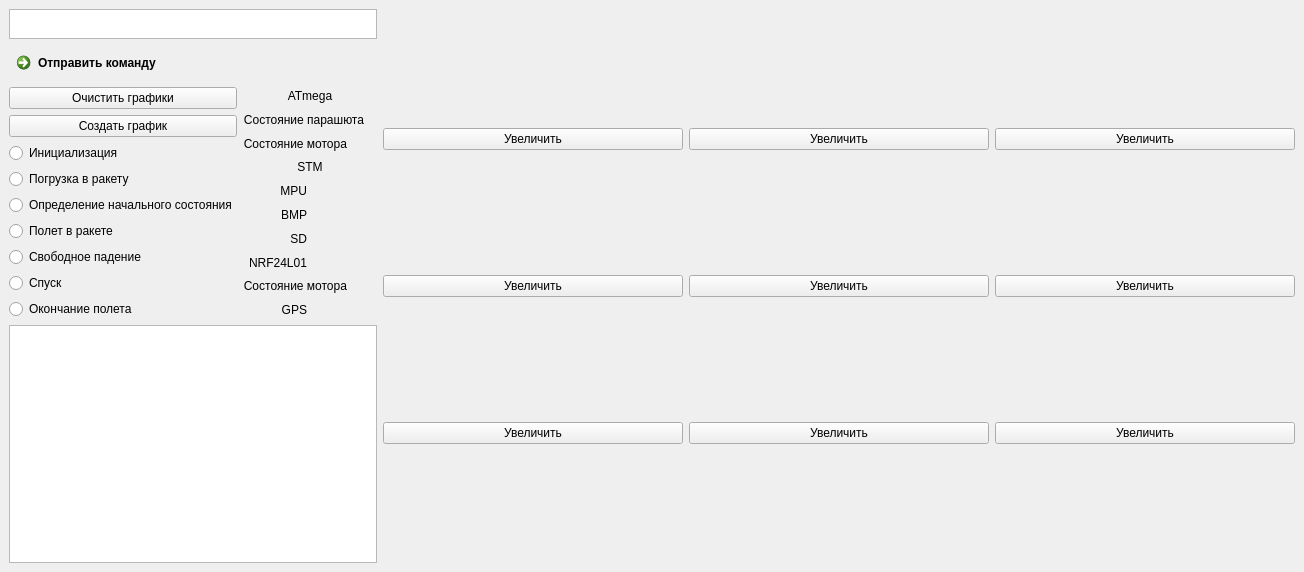
<?xml version="1.0" encoding="UTF-8"?>
<ui version="4.0">
 <class>MainWindow</class>
 <widget class="QMainWindow" name="MainWindow">
  <property name="enabled">
   <bool>true</bool>
  </property>
  <property name="geometry">
   <rect>
    <x>0</x>
    <y>0</y>
    <width>1298</width>
    <height>572</height>
   </rect>
  </property>
  <property name="windowTitle">
   <string>MainWindow</string>
  </property>
  <widget class="QWidget" name="centralwidget">
   <layout class="QHBoxLayout" name="horizontalLayout_2">
    <item>
     <layout class="QVBoxLayout" name="verticalLayout_3">
      <property name="sizeConstraint">
       <enum>QLayout::SetDefaultConstraint</enum>
      </property>
      <item>
       <widget class="QTextBrowser" name="textBrowser">
        <property name="maximumSize">
         <size>
          <width>430</width>
          <height>30</height>
         </size>
        </property>
        <property name="readOnly">
         <bool>false</bool>
        </property>
       </widget>
      </item>
      <item>
       <widget class="QCommandLinkButton" name="commandLinkButton">
        <property name="text">
         <string>Отправить команду</string>
        </property>
       </widget>
      </item>
      <item>
       <layout class="QHBoxLayout" name="horizontalLayout" stretch="0,0">
        <property name="sizeConstraint">
         <enum>QLayout::SetMinimumSize</enum>
        </property>
        <item>
         <layout class="QVBoxLayout" name="verticalLayout_2">
          <item>
           <widget class="QPushButton" name="pushButton_3">
            <property name="maximumSize">
             <size>
              <width>16777215</width>
              <height>16777215</height>
             </size>
            </property>
            <property name="text">
             <string>Очистить графики</string>
            </property>
           </widget>
          </item>
          <item>
           <widget class="QPushButton" name="pushButton">
            <property name="maximumSize">
             <size>
              <width>16777215</width>
              <height>16777215</height>
             </size>
            </property>
            <property name="text">
             <string>Создать график</string>
            </property>
           </widget>
          </item>
          <item>
           <layout class="QHBoxLayout" name="horizontalLayout_9">
            <item>
             <widget class="QRadioButton" name="Init">
              <property name="text">
               <string>Инициализация</string>
              </property>
             </widget>
            </item>
           </layout>
          </item>
          <item>
           <layout class="QHBoxLayout" name="horizontalLayout_8">
            <item>
             <widget class="QRadioButton" name="keep_in_rocket">
              <property name="text">
               <string>Погрузка в ракету</string>
              </property>
             </widget>
            </item>
           </layout>
          </item>
          <item>
           <layout class="QHBoxLayout" name="horizontalLayout_10">
            <item>
             <widget class="QRadioButton" name="zero_states">
              <property name="text">
               <string>Определение начального состояния</string>
              </property>
             </widget>
            </item>
           </layout>
          </item>
          <item>
           <layout class="QHBoxLayout" name="horizontalLayout_11">
            <item>
             <widget class="QRadioButton" name="fly">
              <property name="text">
               <string>Полет в ракете</string>
              </property>
             </widget>
            </item>
           </layout>
          </item>
          <item>
           <layout class="QHBoxLayout" name="horizontalLayout_12">
            <item>
             <widget class="QRadioButton" name="fall">
              <property name="text">
               <string>Свободное падение</string>
              </property>
             </widget>
            </item>
           </layout>
          </item>
          <item>
           <layout class="QHBoxLayout" name="horizontalLayout_13">
            <item>
             <widget class="QRadioButton" name="slow_falling">
              <property name="text">
               <string>Спуск</string>
              </property>
             </widget>
            </item>
           </layout>
          </item>
          <item>
           <layout class="QHBoxLayout" name="horizontalLayout_14">
            <item>
             <widget class="QRadioButton" name="the_end">
              <property name="text">
               <string>Окончание полета</string>
              </property>
             </widget>
            </item>
           </layout>
          </item>
         </layout>
        </item>
        <item>
         <layout class="QVBoxLayout" name="verticalLayout_5">
          <item>
           <widget class="QLabel" name="label_5">
            <property name="text">
             <string>ATmega</string>
            </property>
            <property name="alignment">
             <set>Qt::AlignCenter</set>
            </property>
           </widget>
          </item>
          <item>
           <layout class="QHBoxLayout" name="horizontalLayout_6">
            <item>
             <widget class="QLabel" name="label">
              <property name="text">
               <string>Состояние парашюта</string>
              </property>
              <property name="alignment">
               <set>Qt::AlignRight|Qt::AlignTrailing|Qt::AlignVCenter</set>
              </property>
             </widget>
            </item>
            <item>
             <widget class="QLabel" name="state_para">
              <property name="text">
               <string/>
              </property>
             </widget>
            </item>
           </layout>
          </item>
          <item>
           <layout class="QHBoxLayout" name="horizontalLayout_7">
            <item>
             <widget class="QLabel" name="label_2">
              <property name="text">
               <string>Состояние мотора</string>
              </property>
              <property name="alignment">
               <set>Qt::AlignRight|Qt::AlignTrailing|Qt::AlignVCenter</set>
              </property>
             </widget>
            </item>
            <item>
             <widget class="QLabel" name="state_atm_motor">
              <property name="text">
               <string/>
              </property>
             </widget>
            </item>
           </layout>
          </item>
          <item>
           <widget class="QLabel" name="label_3">
            <property name="layoutDirection">
             <enum>Qt::LeftToRight</enum>
            </property>
            <property name="text">
             <string>STM</string>
            </property>
            <property name="alignment">
             <set>Qt::AlignCenter</set>
            </property>
           </widget>
          </item>
          <item>
           <layout class="QHBoxLayout" name="horizontalLayout_15">
            <item>
             <widget class="QLabel" name="label_4">
              <property name="text">
               <string>MPU</string>
              </property>
              <property name="alignment">
               <set>Qt::AlignRight|Qt::AlignTrailing|Qt::AlignVCenter</set>
              </property>
             </widget>
            </item>
            <item>
             <widget class="QLabel" name="mpu_state">
              <property name="text">
               <string/>
              </property>
             </widget>
            </item>
           </layout>
          </item>
          <item>
           <layout class="QHBoxLayout" name="horizontalLayout_16">
            <item>
             <widget class="QLabel" name="label_10">
              <property name="text">
               <string>BMP</string>
              </property>
              <property name="alignment">
               <set>Qt::AlignRight|Qt::AlignTrailing|Qt::AlignVCenter</set>
              </property>
             </widget>
            </item>
            <item>
             <widget class="QLabel" name="bmp_state">
              <property name="text">
               <string/>
              </property>
             </widget>
            </item>
           </layout>
          </item>
          <item>
           <layout class="QHBoxLayout" name="horizontalLayout_17">
            <item>
             <widget class="QLabel" name="label_11">
              <property name="text">
               <string>SD</string>
              </property>
              <property name="alignment">
               <set>Qt::AlignRight|Qt::AlignTrailing|Qt::AlignVCenter</set>
              </property>
             </widget>
            </item>
            <item>
             <widget class="QLabel" name="sd_state">
              <property name="text">
               <string/>
              </property>
             </widget>
            </item>
           </layout>
          </item>
          <item>
           <layout class="QHBoxLayout" name="horizontalLayout_18">
            <item>
             <widget class="QLabel" name="label_12">
              <property name="text">
               <string>NRF24L01</string>
              </property>
              <property name="alignment">
               <set>Qt::AlignRight|Qt::AlignTrailing|Qt::AlignVCenter</set>
              </property>
             </widget>
            </item>
            <item>
             <widget class="QLabel" name="nrf_state">
              <property name="text">
               <string/>
              </property>
             </widget>
            </item>
           </layout>
          </item>
          <item>
           <layout class="QHBoxLayout" name="horizontalLayout_19">
            <item>
             <widget class="QLabel" name="label_13">
              <property name="text">
               <string>Состояние мотора</string>
              </property>
              <property name="alignment">
               <set>Qt::AlignRight|Qt::AlignTrailing|Qt::AlignVCenter</set>
              </property>
             </widget>
            </item>
            <item>
             <widget class="QLabel" name="morot_stm_state">
              <property name="text">
               <string/>
              </property>
             </widget>
            </item>
           </layout>
          </item>
          <item>
           <layout class="QHBoxLayout" name="horizontalLayout_20">
            <item>
             <widget class="QLabel" name="label_14">
              <property name="text">
               <string>GPS</string>
              </property>
              <property name="alignment">
               <set>Qt::AlignRight|Qt::AlignTrailing|Qt::AlignVCenter</set>
              </property>
             </widget>
            </item>
            <item>
             <widget class="QLabel" name="gps_state">
              <property name="text">
               <string/>
              </property>
             </widget>
            </item>
           </layout>
          </item>
         </layout>
        </item>
       </layout>
      </item>
      <item>
       <widget class="QTextBrowser" name="textBrowser_2">
        <property name="sizePolicy">
         <sizepolicy hsizetype="Minimum" vsizetype="Expanding">
          <horstretch>0</horstretch>
          <verstretch>0</verstretch>
         </sizepolicy>
        </property>
        <property name="maximumSize">
         <size>
          <width>16777215</width>
          <height>16777215</height>
         </size>
        </property>
       </widget>
      </item>
     </layout>
    </item>
    <item>
     <layout class="QVBoxLayout" name="verticalLayout_4">
      <property name="sizeConstraint">
       <enum>QLayout::SetDefaultConstraint</enum>
      </property>
      <item>
       <layout class="QGridLayout" name="top">
        <property name="sizeConstraint">
         <enum>QLayout::SetMinimumSize</enum>
        </property>
       </layout>
      </item>
      <item>
       <layout class="QHBoxLayout" name="horizontalLayout_3">
        <item>
         <widget class="QPushButton" name="pushButton_13">
          <property name="sizePolicy">
           <sizepolicy hsizetype="Maximum" vsizetype="Fixed">
            <horstretch>0</horstretch>
            <verstretch>0</verstretch>
           </sizepolicy>
          </property>
          <property name="minimumSize">
           <size>
            <width>300</width>
            <height>0</height>
           </size>
          </property>
          <property name="text">
           <string>Увеличить</string>
          </property>
         </widget>
        </item>
        <item>
         <widget class="QPushButton" name="pushButton_14">
          <property name="minimumSize">
           <size>
            <width>300</width>
            <height>0</height>
           </size>
          </property>
          <property name="text">
           <string>Увеличить</string>
          </property>
         </widget>
        </item>
        <item>
         <widget class="QPushButton" name="pushButton_12">
          <property name="minimumSize">
           <size>
            <width>300</width>
            <height>0</height>
           </size>
          </property>
          <property name="text">
           <string>Увеличить</string>
          </property>
         </widget>
        </item>
       </layout>
      </item>
      <item>
       <layout class="QGridLayout" name="middle"/>
      </item>
      <item>
       <layout class="QHBoxLayout" name="horizontalLayout_4">
        <item>
         <widget class="QPushButton" name="pushButton_6">
          <property name="text">
           <string>Увеличить</string>
          </property>
         </widget>
        </item>
        <item>
         <widget class="QPushButton" name="pushButton_7">
          <property name="text">
           <string>Увеличить</string>
          </property>
         </widget>
        </item>
        <item>
         <widget class="QPushButton" name="pushButton_5">
          <property name="text">
           <string>Увеличить</string>
          </property>
         </widget>
        </item>
       </layout>
      </item>
      <item>
       <layout class="QGridLayout" name="down"/>
      </item>
      <item>
       <layout class="QHBoxLayout" name="horizontalLayout_5">
        <item>
         <widget class="QPushButton" name="pushButton_8">
          <property name="text">
           <string>Увеличить</string>
          </property>
         </widget>
        </item>
        <item>
         <widget class="QPushButton" name="pushButton_9">
          <property name="text">
           <string>Увеличить</string>
          </property>
         </widget>
        </item>
        <item>
         <widget class="QPushButton" name="pushButton_10">
          <property name="text">
           <string>Увеличить</string>
          </property>
         </widget>
        </item>
       </layout>
      </item>
     </layout>
    </item>
    <item>
     <layout class="QVBoxLayout" name="verticalLayout">
      <item>
       <layout class="QGridLayout" name="grid_large_graf"/>
      </item>
      <item>
       <layout class="QGridLayout" name="grid_3D"/>
      </item>
     </layout>
    </item>
   </layout>
  </widget>
  <widget class="QMenuBar" name="menubar">
   <property name="geometry">
    <rect>
     <x>0</x>
     <y>0</y>
     <width>1298</width>
     <height>21</height>
    </rect>
   </property>
  </widget>
  <action name="action">
   <property name="text">
    <string>Показать график</string>
   </property>
  </action>
  <action name="action_2">
   <property name="text">
    <string>Показать график</string>
   </property>
  </action>
  <action name="action_3">
   <property name="text">
    <string>Показать график</string>
   </property>
  </action>
  <action name="action_4">
   <property name="text">
    <string>Показать график</string>
   </property>
  </action>
 </widget>
 <resources/>
 <connections/>
</ui>
